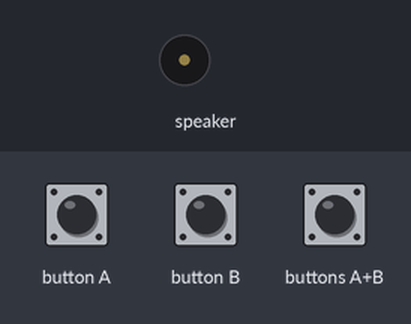
The program below on a simulated Calliope mini (MakeCode). On the bench: buzzer (waves = sounding). Inputs (shaded band) come from the test bench.

Above: at 1.2 s.
1.3 s: button B pressed for 0.15 s
At 1.6 s:
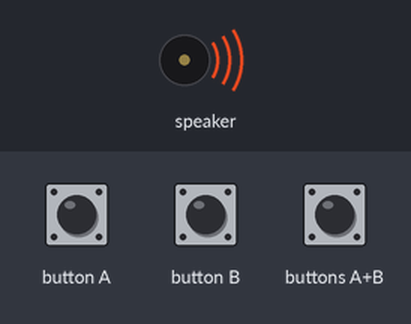
Timing chart, 0 to 4.3 s (numbered marks = the images above; inputs shaded):
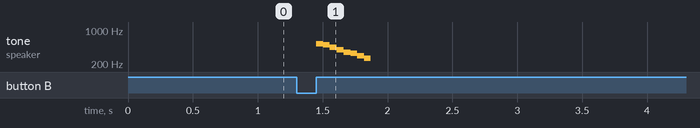

Measured:
- after the input at 1.3 s, tone on speaker: plays 523 Hz for 0.05 s, 494 Hz for 0.05 s, 440 Hz for 0.05 s, 392 Hz for 0.05 s, 349 Hz for 0.05 s, 330 Hz for 0.05 s … (8 notes in this stretch), starting after 0.15 s

The program:

main.ts
```typescript
input.onButtonEvent(Button.A, input.buttonEventClick(), function () {
    music.playMelody("C D E F G - G F ", 12111)
})
input.onButtonEvent(Button.AB, input.buttonEventClick(), function () {

})
input.onButtonEvent(Button.B, input.buttonEventClick(), function () {
    music.playMelody("C5 B A G F E D C ", 1209)
})
basic.forever(function () {

})
```

test.ts
```typescript
// Hier kann man Tests durchführen; diese Datei wird nicht kompiliert, wenn dieses Paket als Erweiterung verwendet wird.
```
